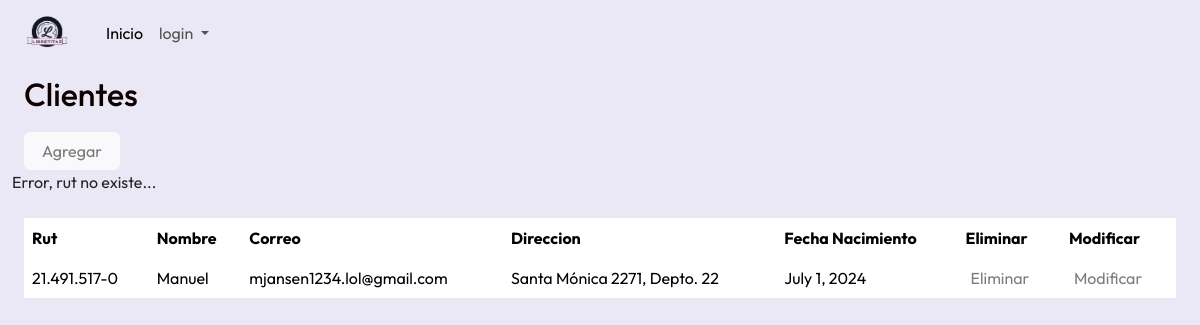
Page /paginaLibretitas/delCliente/1 on the committed database.
### paginaLibretitas/models.py (models this page shows, shortened)
class cliente(models.Model):
    rutCliente             = models.CharField(primary_key=True, max_length=20)
    nombreCliente          = models.CharField(max_length=100)
    emailCliente           = models.EmailField(unique=True, max_length=50)
    direccionCliente       = models.CharField(max_length=100)
    fechaNacimientoCliente = models.DateField(blank=False, null=False)
    contraseña             = models.CharField(max_length=50)

### paginaLibretitas/views.py (the view)
# urls.py: path('delCliente/<str:pk>', views.delCliente, name='delCliente'),
def delCliente(request, pk):
    context={}
    try:
        cliente1 = cliente.objects.get(rutCliente=pk)
        cliente1.delete()
        mensaje="Bien, datos eliminados..."
        clientes = cliente.objects.all()
        context = {'clientes': clientes, 'mensaje':mensaje}
        return render(request, 'crudCliente/clientes_list.html', context)
    except:
        mensaje="Error, rut no existe..."
        clientes = cliente.objects.all()
        context = {'clientes':clientes, 'mensaje': mensaje}
        return render(request, 'crudCliente/clientes_list.html', context)

### paginaLibretitas/templates/crudCliente/clientes_list.html (shortened to what this page needs)
{% load static %}
<!DOCTYPE html>
<html lang="en">
<head>
    <link href="https://cdn.jsdelivr.net/npm/bootstrap@5.3.3/dist/css/bootstrap.min.css" rel="stylesheet">
    <link rel="stylesheet" href="{% static 'Css/styles.css' %}">
</head>
<body>
    <nav class="navbar navbar-expand-lg" style="background-color: #eae8f4;">
        <div class="container-fluid">
            <a class="navbar-brand" href="index">
                <img class="logotipo" type="image/png" src="{% static 'Images/Logo.png' %}">
            </a>
            <div class="collapse navbar-collapse" id="navbarSupportedContent">
                <ul class="navbar-nav me-auto mb-2 mb-lg-0">
                    <li class="nav-item">
                        <a class="nav-link active" aria-current="page" href="{% url 'baseDatos' %}">Inicio</a>
                    </li>
                    <li class="nav-item dropdown">
                        <a class="nav-link dropdown-toggle" role="button" href="#" id="navbarDropdown4" data-bs-toggle="dropdown" aria-expanded="false">
                            {% if user.is_authenticated %}
                                Bienvenido, {{user.username}}
                            {% else %}
                                login
                            {% endif %}
                        </a>
                      </li>
                </ul>
            </div>
        </div>
    </nav>
    <div class="container-fluid">
        <div class="container-fluid">
            <h2>Clientes</h2>
        </div>
        <div class="container-fluid">
            <button type="button" class="btn btn-light">
                <a href="{% url 'addCliente' %}">Agregar</a>
            </button>
        </div>
        <div id="idMensajes">
            {% if mensaje %}
                {{mensaje}}
            {% endif %}
        </div>
        <br>
        <div class="container-fluid">
            <table class="table table-borderless">
                <thead>
                    <th>Rut</th>
                    <th>Nombre</th>
                    <th>Correo</th>
                    <th>Direccion</th>
                    <th>Fecha Nacimiento</th>
                    <th>Eliminar</th>
                    <th>Modificar</th>
                </thead>
                <tbody>
                    {% for cliente in clientes %}
                        <tr>
                            <td>{{cliente.rutCliente}}
                            <td>{{cliente.nombreCliente}}
                            <td>{{cliente.emailCliente}}
                            <td>{{cliente.direccionCliente}}
                            <td>{{cliente.fechaNacimientoCliente}}
                            <td> <a href="{% url 'delCliente' pk=cliente.rutCliente %}">Eliminar</a>
                            <td> <a href="{% url 'modCliente' pk=cliente.rutCliente %}">Modificar</a>
                        </tr>
                    {% endfor %}
                </tbody>
            </table>
        </div>
    </div>
</body>
</html>

### paginaLibretitas/static/Css/styles.css (style rules this page uses)
body { font-family: "Outfit", sans-serif; font-optical-sizing: auto; font-weight: 400; font-style: normal; background-color: #eae8f4; }
.logotipo { width: 60px; }
img { max-width: 100%; }
.logotipo { font-size: 18px; color: white; }
div h2 { color: rgb(15, 1, 1); padding: 10px 0; }
a { color: rgba(14, 1, 1, 0.527); text-decoration: none; padding: 5px; }
button { padding: 10px 20px; background: white; color: blueviolet; font-size: 18px; }

### rows in the picture
cliente: rutCliente "21.491.517-0", nombreCliente "Manuel", emailCliente "mjansen1234.lol@gmail.com", direccionCliente "Santa Mónica 2271, Depto. 22", fechaNacimientoCliente "July 1, 2024"

### other values in the picture
{{ mensaje }} "Error, rut no existe..."
